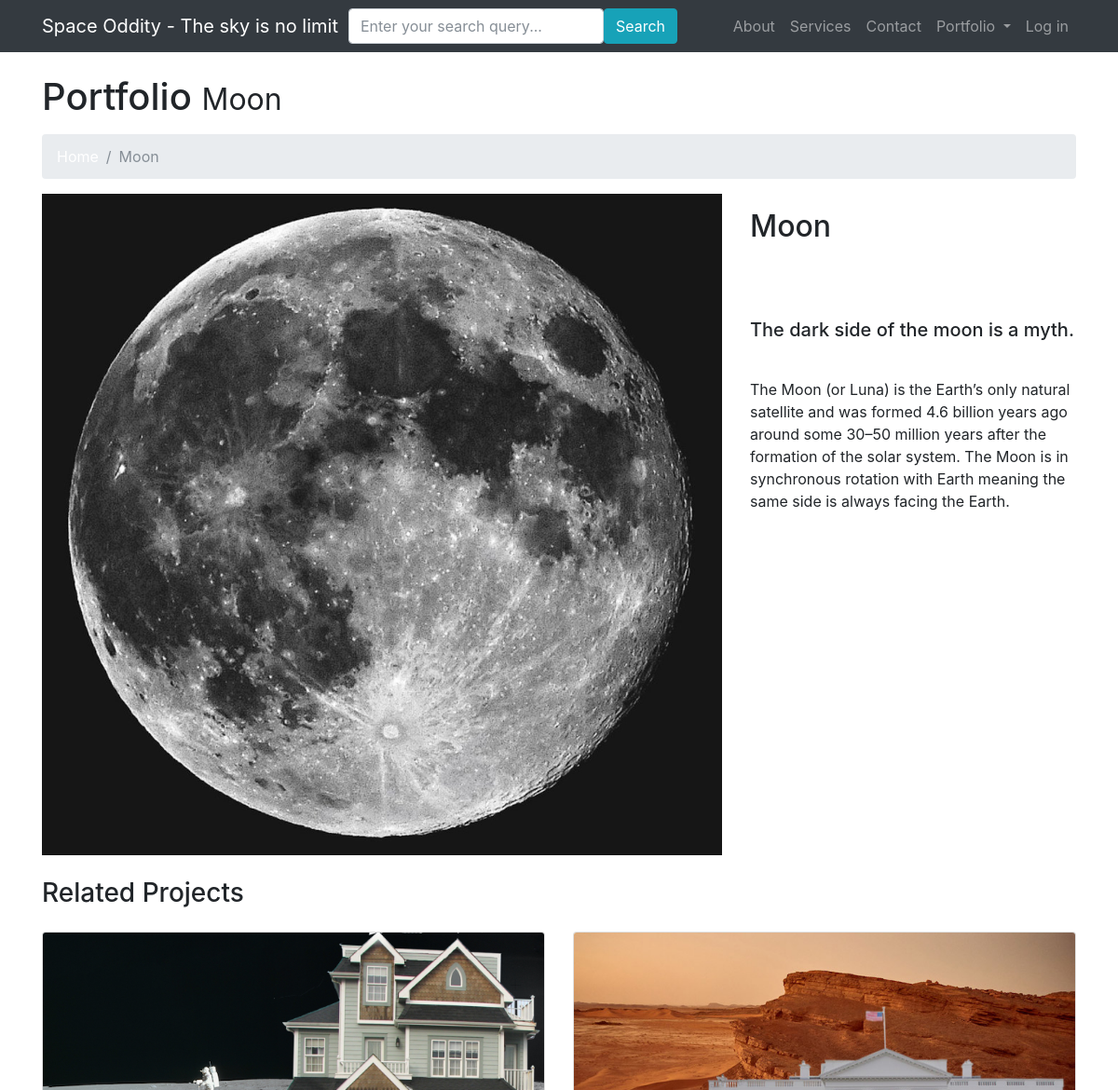
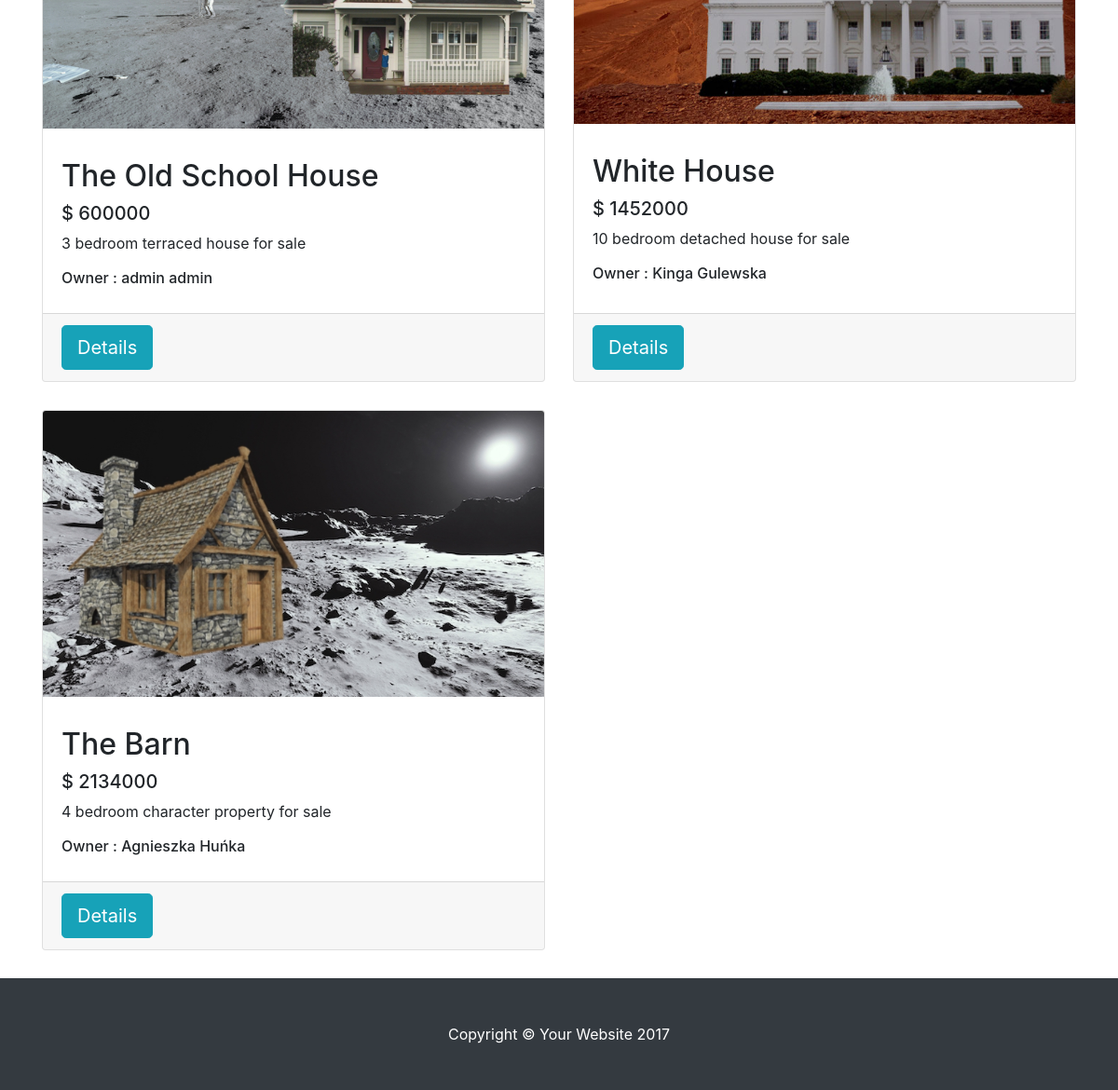
Page /planet/3 on the committed database (2 pictures, top to bottom).
### main_app/models.py (models this page shows, shortened)
class Planet(models.Model):
    name = models.CharField(max_length=50)
    main_photo = models.CharField(max_length=100)
    small_photo = models.CharField(max_length=100)
    description = models.CharField(max_length=100)
    description_long = models.CharField(max_length=1000)

class House(models.Model):
    price = models.IntegerField()
    planet = models.ForeignKey(Planet, related_name='houses')
    owner = models.ForeignKey(User, related_name='houses', blank=True, null=True)
    name = models.CharField(max_length=50)
    house_photo = models.CharField(max_length=100)
    house_desc_short = models.CharField(max_length=150)
    house_desc_long = models.CharField(max_length=1500)
    size_m = models.IntegerField()
    bedroom_no = models.IntegerField()

### main_app/views.py (the view)
# urls.py: url(r'^planet/(?P<planet_id>[0-9]+)', views.planet, name='planet'),
def planet(request, planet_id):
    if request.method == 'POST':
        form = SearchForm(request.POST)
        if form.is_valid():
            return redirect('search_results', form.cleaned_data['query'])
    else:
        form = SearchForm()
    params = generate_params()
    planet = get_object_or_404(models.Planet, id=planet_id)
    params['planet'] = planet
    params['form'] = form
    return render(request, 'planet.html', params)

### main_app/forms.py
class SearchForm(forms.Form):
    query = forms.CharField( label=False, widget=forms.TextInput(attrs={'class':'form-control','placeholder':'Enter your search query...'}))

### main_app/views.py (called while the page is built)
def generate_params():
    user = User.objects.first()
    properties = user.houses.all()
    total_value = sum([house.price for house in properties])
    planets = models.Planet.objects.all()
    context = {
        'planets': planets,
        'user': User.objects.first(),
        'total_value': total_value,
    }
    return context

### templates/planet.html (shortened to what this page needs)
<!DOCTYPE html>
<html lang="en">
{% extends 'index.html' %}
{% block body_block %}
<div class="container">
  <h1 class="mt-4 mb-3">Portfolio <small>{{planet.name}}</small> </h1>
  <ol class="breadcrumb">
    <li class="breadcrumb-item">
      <a href="{% url 'index' %}">Home</a>
    </li>
    <li class="breadcrumb-item active">{{planet.name}}</li>
  </ol>
  <div class="row">
    <div class="col-md-8">
      <img class="img-fluid" src={{planet.small_photo}}  alt="">
    </div>
    <div class="col-md-4">
      <h2 class="my-3">{{planet.name}}</h2>
      <br>
      <br>
      <h5 class="my-3">{{planet.description}}</h5>
      <br>
      <p>{{planet.description_long}}</p>
    </div>
  </div>
  <h3 class="my-4">Related Projects</h3>
  <div class="row">
      {% for house in planet.houses.all %}
      <div class="col-lg-6 portfolio-item">
          <div class="card h-100">
            <a href="#"><img class="card-img-top" src={{house.house_photo}} alt=""></a>
            <div class="card-body">
              <h4 class="card-title">
                <h2 href="#">{{ house.name }}</h2>
              </h4>
              <h5>$ {{ house.price }}</h5>
              <p class="card-text">{{ house.house_desc_short}}</p>
                <h6>Owner : {{ house.owner.first_name }} {{ house.owner.last_name }}</h6>
            </div>
            <div class="card-footer">
                <a href = "{% url 'house' house.id  %}">
                    <button type="button" class="btn btn-info btn-lg">Details</button>
                </a>
            </div>
          </div>
        </div>
      {% endfor %}
  </div>
</div>
    {% endblock %}

### static/css/modern-business.css (style rules this page uses)
body { padding-top: 54px; }
@media (min-width: 992px) { body { padding-top: 56px; } }
.portfolio-item { margin-bottom: 30px; }

### rows in the picture
Planet: name "Moon", small_photo (picture), description "The dark side of the moon is a myth.", description_long "The Moon (or Luna) is the Earth’s only natural satellite and was formed 4.6 billion years ago around some 30–50 million years after the formation of the solar system. The Moon is in synchronous rotation with Earth meaning the same side is always facing the Earth."
House: house_photo (picture), name "The Old School House", price "600000", house_desc_short "3 bedroom terraced house for sale", owner.first_name "admin", owner.last_name "admin"
House: house_photo (picture), name "White House", price "1452000", house_desc_short "10 bedroom detached house for sale", owner.first_name "Kinga", owner.last_name "Gulewska"
House: house_photo (picture), name "The Barn", price "2134000", house_desc_short "4 bedroom character property for sale", owner.first_name "Agnieszka", owner.last_name "Huńka"
